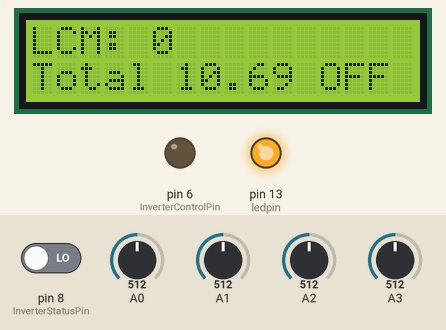
This sketch was run on a simulated Arduino Uno, built with avr-gcc and run on an emulated ATmega328P. On the bench: 16×2 character LCD, output pins drawn as LEDs (lit = HIGH). Wiring (inferred from the names in the program): IR receiver: data pin 9. The test bench sets the inputs (shaded band); at power-on: pin 8 (InverterStatusPin) LOW, A0 = 512, A1 = 512, A2 = 512, A3 = 512. What the sketch prints to the serial monitor is not drawn.

Above: at 10.6 s.
10.7 s: pin 8 (InverterStatusPin) driven HIGH
At 14.7 s:
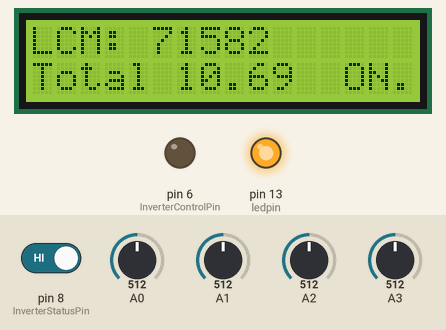
15.0 s: pin 8 (InverterStatusPin) driven LOW
At 18.9 s:
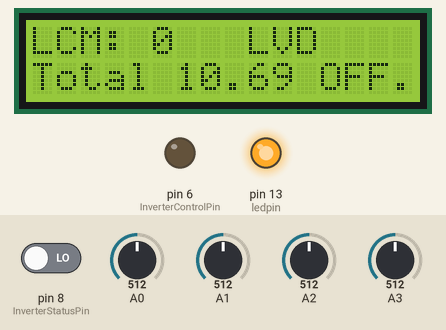
19.2 s: pin 8 (InverterStatusPin) driven HIGH
At 23.0 s:
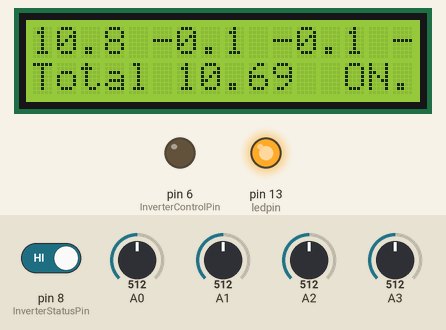
23.7 s: pin 8 (InverterStatusPin) driven LOW
At 26.5 s:
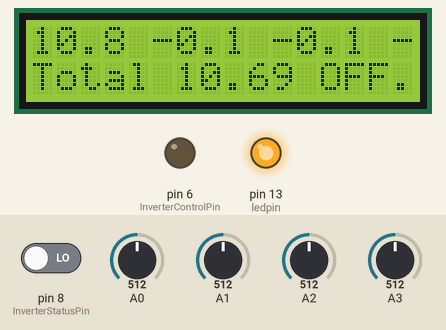
28.2 s: A0 set to 716
At 31.7 s:
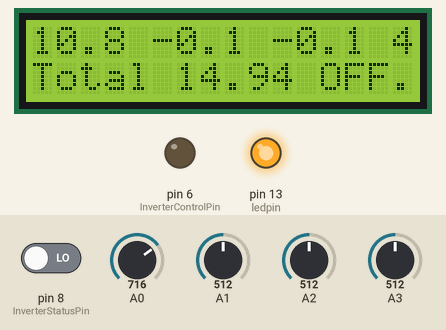
32.1 s: A1 set to 716
At 34.1 s:
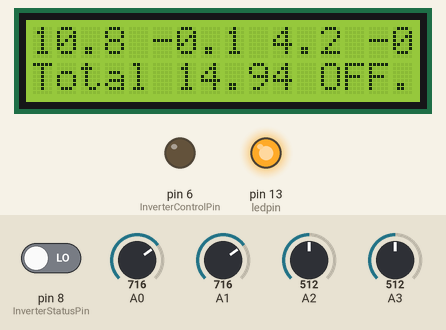
Timing chart, 0 to 35.6 s (numbered marks = the images above; inputs shaded):
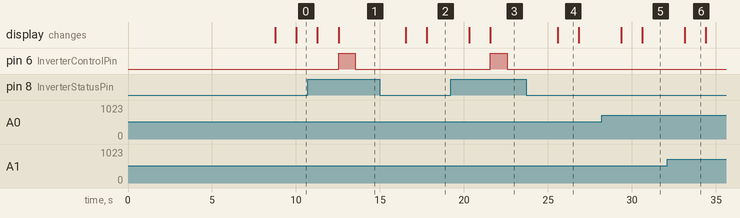

The sketch:

BMS_new_180602_WiFi_tryPROGMEM.ino
```cpp
#include <LiquidCrystal.h>

const char string_0[] PROGMEM = "HTTP/1.0 200 OK\r\nContent-Type: text/html\r\nContent-Length: xxx\r\n\r\n<!DOCTYPE html><html><head><title>Will's PowerWall</title></head>";
const char string_1[] PROGMEM = "<body background = \"https://cdn.wallpapersafari.com/18/9/3sTDBS.jpg\">";
const char string_2[] PROGMEM = "<h1><center><b>Will's PowerWall Status</b></center></h1><table border = \"0\" width = 100%>";
const char string_3[] PROGMEM = "<tr><td width = 33%><h2><center>Commanded </center></h2></td><td width = 34%><h2><center>Inverter Status</center></h2></td><td width = 33%><h2><center>Pack Voltage</center></h2></td></tr><tr><td><h3><center>";
const char string_4[] PROGMEM = "</center></h3></td><td><h3><center>";
const char string_5[] PROGMEM = " V</center></h3></td></tr><tr><td><h3></br></h3></td></tr><tr><td><h2><center>Lowest Cell</center></h2></td><td><h2><center>Why Off?</center></h2></td><td><h2><center>Charge Time</center></h2></td></tr><tr><td><h3><center>";
const char string_6[] PROGMEM = "v </center></h3></td><td><h3><center> ";
const char string_7[] PROGMEM = " </center></h3></td><td><h3><center> ";
const char string_8[] PROGMEM = " Mins</center></h3></td></tr></table></body></html>\r\n";

const char* const string_table[] PROGMEM =
{
      string_0,
      string_1,
      string_2,
      string_3,
      string_4,
      string_5,
      string_6,
      string_7,
      string_8,
};

char longstring[1000];char str1[11];
const int rs = 12, en = 11, d4 = 5, d5 = 4, d6 = 3, d7 = 2;
LiquidCrystal lcd(rs, en, d4, d5, d6, d7);
int lowloaddisc = 1; //0 means disabled, 1 means enabled, 2, while running, means currently low-load powered-down
int RemoteEnable = 0;
int RemoteInputPin = 9;
int InverterControlPin = 6;
int InverterStatusPin = 8;
int ledpin = 13;
float TurnOnVoltage = 15.3;
float ShutdownVoltage = 11.80;
float ShutdownCellVoltage = 2.70;
unsigned long PowerDownMillis = 0;
unsigned long PowerUpMillis = 0;
unsigned long OnTime = 0;
unsigned long PUDelay = 300000; //300000 for 5 minutes-ish
int i;float myArray[5];
int CurrentInverterStatus = 2;
int UserDesiredInverterStatus;
float PackVoltage; float CellVoltage0; float CellVoltage1; float CellVoltage2; float CellVoltage3;
float LowestCellVoltage; float HighestCellVoltage; float cellArray[4];
int connectionId;
String cipSend;
void setup() {
  Serial.begin(115200);
  lcd.begin(16, 2);
  pinMode(InverterControlPin, OUTPUT);
  pinMode(ledpin, OUTPUT);
  pinMode(InverterStatusPin, INPUT);
  pinMode(RemoteInputPin, INPUT);
  delay(2000);
  sendData("AT+RST\r\n",6000); // reset module
//  sendData("AT+CWMODE_DEF=1\r\n", 5000); // I used a command like this to setup esp8266 initially.
//  sendData("AT+CWJAP_DEF=\"MySSIDhere\",\"mypassword\"\r\n", 5000); //  this too for initial setup...remove the \ if sending directly
//  sendData("AT+CWAUTOCONN=1\r\n", 5000); //  might need this too for initial setup
//  sendData("AT+UART_DEF=115200,8,1,0,0\r\n", 5000); //  maybe this too for initial setup. I needed 115200 to get iOS to load the webpage.
  sendData("AT+CIPMUX=1\r\n",200); // configure for multiple connections
  sendData("AT+CIPSERVER=1,80\r\n",500); // turn on server on port 80
  digitalWrite(ledpin,HIGH);
}

void loop() {
  OnTime = millis() / 1000; // In Seconds
  if(CurrentInverterStatus == 1) PowerDownMillis = millis();
  getInvStatus();
  int AnalogInput0 = 0;
  for (i=0;i<10;i=i+1) {
    AnalogInput0 = AnalogInput0 + analogRead(A0);
    delay(25);
  }
  AnalogInput0 = AnalogInput0 / 10;
  int AnalogInput1 = analogRead(A1);
  int AnalogInput2 = analogRead(A2);
  int AnalogInput3 = analogRead(A3);
  delay(1000);
  PackVoltage = AnalogInput0 * .02087;
  CellVoltage0 = PackVoltage - (AnalogInput1 * .0209);
  CellVoltage1 = PackVoltage - CellVoltage0 - (AnalogInput2 * .0210);
  CellVoltage3 = AnalogInput3 * .0210;
  CellVoltage2 = (AnalogInput2 * .02085) - CellVoltage3;
  MinMax();

  if(bitRead(OnTime,2) == 0)
    DisplayStatus();
  if(bitRead(OnTime,2) == 1)
    DisplayCells();

  lcd.setCursor(0,1);  lcd.print("Total "); lcd.print(PackVoltage);
  lcd.setCursor(15,1);
  if(UserDesiredInverterStatus == 1)lcd.print(".");
  if(UserDesiredInverterStatus == 0)lcd.print(" ");
  for (i=0;i<4;i=i+1) {myArray[i] = myArray[i+1];}
  myArray[4] = PackVoltage;
  if(PackVoltage > TurnOnVoltage && UserDesiredInverterStatus == 1  && lowloaddisc != 2 && CurrentInverterStatus == 0 && (PowerDownMillis + PUDelay) < millis()) PowerUp();
  if((PackVoltage < ShutdownVoltage || LowestCellVoltage < ShutdownCellVoltage) && CurrentInverterStatus == 1) PowerDown();
  if(lowloaddisc == 1 && myArray[0] != 0 && myArray[4] - 0.70 > myArray[0]) {lowloaddisc = 2; PowerDown();}
  if (digitalRead(RemoteInputPin) == 1 && CurrentInverterStatus == 0 && RemoteEnable == 1) PowerUp();
  if (digitalRead(RemoteInputPin) == 0 && CurrentInverterStatus == 1 && RemoteEnable == 1) PowerDown();
//  SerStatus();
  if(Serial.available())
    {
    if(Serial.find("+IPD,"))
      {
      delay(300);
      connectionId = Serial.read()-48;

      sendWebpage();

      cipSend = "AT+CIPCLOSE=";
      cipSend+=connectionId;
      cipSend+="\r\n";
      sendData(cipSend,300);
      }
    }

}


int DisplayStatus() {
  lcd.setCursor(0,0); lcd.print("                ");
  lcd.setCursor(0,0); lcd.print("LCM: ");lcd.print((PowerDownMillis - PowerUpMillis)/60000);
  lcd.print("   ");
  if(lowloaddisc == 2)lcd.print("LLD");
  if(lowloaddisc != 2 && CurrentInverterStatus == 0 && UserDesiredInverterStatus == 1) lcd.print("LVD");
}


int DisplayCells() {
  lcd.setCursor(0,0); lcd.print("                ");
  lcd.setCursor(0,0); lcd.print(CellVoltage3,1);
  lcd.print(" ");     lcd.print(CellVoltage2,1);
  lcd.print(" ");     lcd.print(CellVoltage1,1);
  lcd.print(" ");     lcd.print(CellVoltage0,1);
}

int PowerDown() {
  while(digitalRead(InverterStatusPin) == 1) {
//    digitalWrite(ledpin,HIGH);
    digitalWrite(InverterControlPin,HIGH);
    delay(1000);
//    digitalWrite(ledpin,LOW);
    digitalWrite(InverterControlPin,LOW);
    delay(3000);
  }
  for (i=0;i<5;i=i+1) {myArray[i] = 0;}
  lcd.setCursor(12,1); lcd.print("OFF"); CurrentInverterStatus = 0;
  PowerDownMillis = millis();
}

int PowerUp() {
  while(digitalRead(InverterStatusPin) == 0) {
//    digitalWrite(ledpin,HIGH);
    digitalWrite(InverterControlPin,HIGH);
    delay(1000);
//    digitalWrite(ledpin,LOW);
    digitalWrite(InverterControlPin,LOW);
    delay(3000);
  }
  for (i=0;i<5;i=i+1) {myArray[i] = 0;}
  lcd.setCursor(12,1); lcd.print(" ON"); CurrentInverterStatus = 1;
  PowerUpMillis = millis();
}

int getInvStatus() {
  if (digitalRead(InverterStatusPin) == 1) {
    lcd.setCursor(12,1); lcd.print(" ON");
    if (CurrentInverterStatus != 1) {
      UserDesiredInverterStatus = 1;
      if (lowloaddisc == 2) lowloaddisc = 1;
      for (i=0;i<5;i=i+1) {myArray[i] = 0;}
      PowerUpMillis = millis();
      CurrentInverterStatus = 1;
    }
  }
  else {
    lcd.setCursor(12,1); lcd.print("OFF");
    if (CurrentInverterStatus != 0) {
      UserDesiredInverterStatus = 0;
      for (i=0;i<5;i=i+1) {myArray[i] = 0;}
      CurrentInverterStatus = 0;
    }

  }
}

int MinMax() {
  float cellArray[4] = {CellVoltage3, CellVoltage2, CellVoltage1, CellVoltage0};
  LowestCellVoltage = 10; //set to unreasonable values
  HighestCellVoltage = 0; //ditto
  for(i=0;i<4;i=i+1) {
    LowestCellVoltage = min(LowestCellVoltage,cellArray[i]);
    HighestCellVoltage = max(HighestCellVoltage,cellArray[i]);
  }
}

void sendData(String command, const int timeout)
            {
//                String response = "";
                Serial.print(command);
                long int time = millis();
                while( (time+timeout) > millis())
                  {
                    while(Serial.available())
                      {
                         char c = Serial.read(); // read the next character.
//                         response+=c;
                      }
                  }
            }


void sendWebpage()
          {

            longstring[0] = '\0';

            strcat_P(longstring, (char*)pgm_read_word(&(string_table[0])));
            strcat_P(longstring, (char*)pgm_read_word(&(string_table[1])));
            strcat_P(longstring, (char*)pgm_read_word(&(string_table[2])));
            strcat_P(longstring, (char*)pgm_read_word(&(string_table[3])));
              if(UserDesiredInverterStatus == 1){strcpy(str1,"On");}else{strcpy(str1,"Off");}strcat(longstring, str1);
            strcat_P(longstring, (char*)pgm_read_word(&(string_table[4])));
              if(CurrentInverterStatus == 1){strcpy(str1,"On");}else{strcpy(str1,"Off");}strcat(longstring,str1);
            strcat_P(longstring, (char*)pgm_read_word(&(string_table[4])));
              dtostrf(PackVoltage,5,2,str1);strcat(longstring,str1);
            strcat_P(longstring, (char*)pgm_read_word(&(string_table[5])));

              dtostrf(LowestCellVoltage,3,1,str1);strcat(longstring,str1);
            strcat_P(longstring, (char*)pgm_read_word(&(string_table[6])));
              if(CurrentInverterStatus == 0 && UserDesiredInverterStatus == 1 && lowloaddisc != 2){strcpy(str1,"Batt Dead ");}else{strcpy(str1,"Too Soon ");}
              if(lowloaddisc == 2){strcpy(str1,"Bike Full ");}strcat(longstring,str1);
            strcat_P(longstring, (char*)pgm_read_word(&(string_table[7])));
              dtostrf((PowerDownMillis - PowerUpMillis)/60000,3,0,str1);strcat(longstring,str1);
            strcat_P(longstring, (char*)pgm_read_word(&(string_table[8])));

            int len = strlen(longstring);

             String cipSend = "AT+CIPSEND=";
             cipSend += connectionId;
             cipSend += ",";
             cipSend +=len;
             cipSend +="\r\n";
             sendData(cipSend,200); // was 100

            dtostrf(len - 67,3,0,str1);

            for(int i = 58;i<61;i++){longstring[i] = str1[i-58];}

             for(int i = 0;i<len;i++){
               Serial.print(longstring[i]);
             }
          }
```

Measured:
- after the input at 10.7 s, pin 6 (InverterControlPin): LOW → HIGH after 1.8 s, → LOW 1.0 s later; the display: first changes after 0.58 s (image 1 shows a later state)
- after the input at 15.0 s, pin 6 (InverterControlPin): stays LOW (without the input it goes to HIGH after 1.5 s); the display: first changes after 1.5 s (image 2 shows a later state)
- after the input at 19.2 s, pin 6 (InverterControlPin): LOW → HIGH after 2.4 s, → LOW 1.0 s later; the display: first changes after 1.1 s (image 3 shows a later state)
- after the input at 23.7 s, pin 6 (InverterControlPin): stays LOW (without the input it goes to HIGH after 1.9 s); the display: changes after 1.9 s (image 4)
- after the input at 28.2 s, the display: first changes after 1.2 s (image 5 shows a later state)
- after the input at 32.1 s, the display: changes after 1.0 s (image 6)
- what the display in image 4 shows lasts 1.2 s, from 25.6 s to 26.8 s
